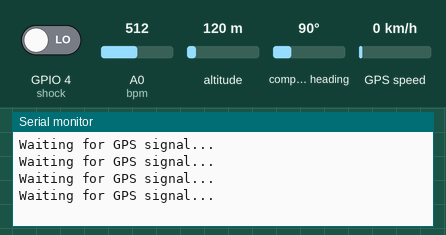
A sketch run on a simulated ESP8266 (Wemos D1 mini). On the bench: the last lines printed to the serial monitor. Inputs (shaded band) come from the test bench; at power-on: GPS speed 0 km/h, A0 (bpm) = 512, GPIO 4 (shock) LOW, altitude 120 m, compass heading 90°. WiFi joins after 1.5 s; servers stay silent unless stated; the GPS gets a fix after 3 s at 37.7749, -122.4194 with 8 satellites.

Above: at 3.0 s.
3.1 s: GPS speed set to 2 km/h
At 5.2 s:
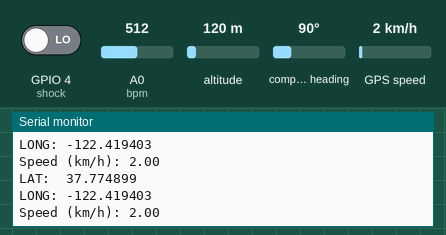
5.3 s: A0 (bpm) set to 716
6.8 s: GPIO 4 (shock) driven HIGH
8.3 s: GPS speed set to 30 km/h
At 9.7 s:
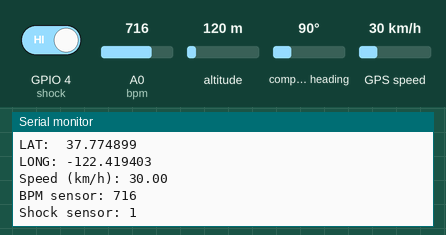
9.8 s: A0 (bpm) set to 910
At 10.6 s:
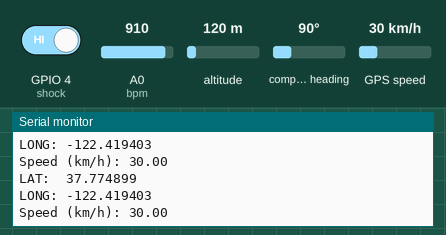
Timing chart, 0 to 12.3 s (numbered marks = the images above; inputs shaded):
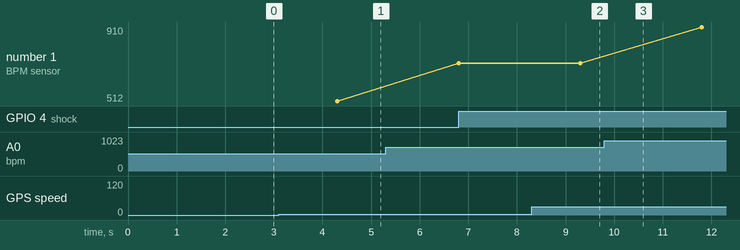

The sketch:

Dwarf_guard.ino
```cpp
#include <SoftwareSerial.h>
#define BLYNK_PRINT Serial
#include <TinyGPS++.h>
#include <ESP8266WiFi.h>
#include <WiFiClient.h>
#include <BlynkSimpleEsp8266.h>

// -------- Blynk Settings ----------
#define BLYNK_TEMPLATE_ID "TMPLKqwbq1e6"
#define BLYNK_TEMPLATE_NAME "gps with wemos"
#define BLYNK_AUTH_TOKEN "FE6OzALl90vL6zF3Zczdmpg_qUad3eqU"

char auth[] = "FE6OzALl90vL6zF3Zczdmpg_qUad3eqU";
char ssid[] = "LAPTOP-5I409A97 4013";   // Enter your WiFi name
char pass[] = "one2zero";               // Enter your WiFi password

// -------- GPS Settings ----------
const int RXPin = 13, TXPin = 15;  // GPS -> Wemos (RX=GPIO13=D7, TX=GPIO15=D8)
const uint32_t GPSBaud = 9600;

SoftwareSerial gps_module(RXPin, TXPin);
TinyGPSPlus gps;

// -------- Sensors ----------
int bpm = A0;     // Heart rate sensor analog pin
int shock = 4;    // Digital shock sensor pin

// -------- Timers ----------
BlynkTimer timer;

// -------- Function to send bpm & shock data ----------
void myTimerEvent() {
  int shockvalue = digitalRead(shock);
  int value = analogRead(bpm);

  Serial.print("BPM sensor: ");
  Serial.println(value);
  Serial.print("Shock sensor: ");
  Serial.println(shockvalue);

  // Send data to Blynk
  Blynk.virtualWrite(V0, value / 10);  // BPM scaled
  Blynk.virtualWrite(V1, shockvalue);
}

// -------- Function to check if GPS is connected ----------
void checkGPS() {
  if (gps.charsProcessed() < 10) {
    Serial.println(F("No GPS detected: check wiring."));
    Blynk.virtualWrite(V4, "GPS ERROR");
  }
}

// -------- Display GPS Info ----------
void displayInfo() {
  if (gps.location.isValid()) {
    float latitude = gps.location.lat();
    float longitude = gps.location.lng();
    float speed = gps.speed.kmph();

    Serial.print("LAT:  ");
    Serial.println(latitude, 6);
    Serial.print("LONG: ");
    Serial.println(longitude, 6);
    Serial.print("Speed (km/h): ");
    Serial.println(speed);

    // Send GPS data to Blynk
    Blynk.virtualWrite(V2, String(latitude, 6));
    Blynk.virtualWrite(V3, String(longitude, 6));
    Blynk.virtualWrite(V4, String(speed));
  } else {
    Serial.println("Waiting for GPS signal...");
  }
  Serial.println();
}

void setup() {
  Serial.begin(9600);
  gps_module.begin(GPSBaud);   // Start GPS serial

  Blynk.begin(auth, ssid, pass);

  pinMode(bpm, INPUT);
  pinMode(shock, INPUT);

  // Timers for periodic tasks
  timer.setInterval(2500L, myTimerEvent);
  timer.setInterval(5000L, checkGPS);   // GPS health check
}

void loop() {
  int shockvalue = digitalRead(shock);
  int value = analogRead(bpm);

  // Event triggers
  if (shockvalue == 1) {
    Blynk.logEvent("shock_alert", "Over shock detected, person may have fallen down.");
  }
  else if (shockvalue == 1 && value > 900) {
    Blynk.logEvent("bpm_alert", "Heart pulse too high, person may be scared or abused.");
  }

  // Process GPS data continuously
  while (gps_module.available() > 0) {
    if (gps.encode(gps_module.read())) {
      displayInfo();
    }
  }

  Blynk.run();
  timer.run();
}
```

Measured:
- after the input at 3.1 s, the serial monitor: prints a new line after 0.71 s (image 1)
- after the input at 8.3 s, the serial monitor: prints a new line after 0.52 s (image 2)
- plotted number 1: 716 → 910 after the input at 9.8 s
